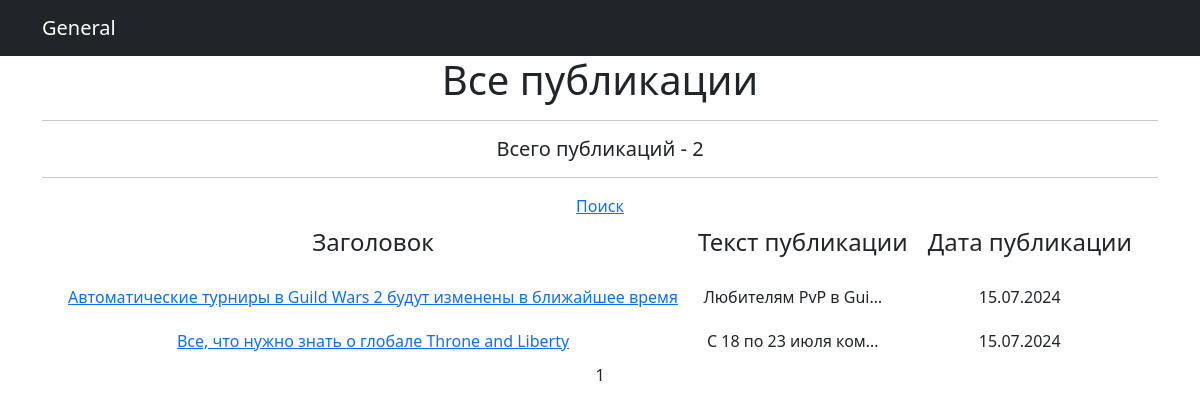
/posts/, run on the app's committed database.
### app/models.py (models this page shows, shortened)
class Post(models.Model):
    user = models.ForeignKey(User, on_delete=models.CASCADE)
    add_date = models.DateTimeField(auto_now_add=True)
    category = models.ManyToManyField(Category, through='PostCategory', related_name='categories')
    title = models.CharField(max_length = 50)
    text = models.TextField()

### app/views.py (the view)
# urls.py: path('', PostList.as_view(), name='general'),
class PostList(ListView):
    model = Post
    ordering = '-add_date'
    template_name = 'posts.html'
    context_object_name = 'posts'
    paginate_by = 10
    def get_context_data(self, **kwargs):
        context = super().get_context_data(**kwargs)
        return context

### templates/posts.html (shortened to what this page needs)
{% extends 'flatpages/default.html' %}
{% load Appfilters %}
{% block content %}
<h1>Все публикации</h1><hr>
<h5>Всего публикаций - {{ posts | length }}</h5><hr>
<a href="search">Поиск</a>
{% if posts %}
    <table align="center" cellpadding="10">
        <tr>
            <td><h4>Заголовок</h4></td>
            <td><h4>Текст публикации</h4></td>
            <td><h4>Дата публикации</h4></td>
        </tr>
        {% for news in posts %}
        <tr >
            <td><a href="{{news.pk}}">{{ news.title }} </a></td>
            <td>{{ news.text | truncatechars:20 }} &emsp;</td>
            <td>{{ news.add_date | date:"d.m.Y"}} &emsp;</td>
        </tr>
        {% endfor %}
    </table>
{% else %}
    <h2>Публикаций нет!</h2>
{% endif %}
{{ page_obj.number }}
{% endblock content %}

### data on the page
Post: title "Автоматические турниры в Guild Wars 2 будут изменены в ближайшее время", text "Любителям PvP в Gui…", add_date "15.07.2024"
Post: title "Все, что нужно знать о глобале Throne and Liberty", text "С 18 по 23 июля ком…", add_date "15.07.2024"

### other printed values
{{ posts | length }} "2"
{{ page_obj.number }} "1"
